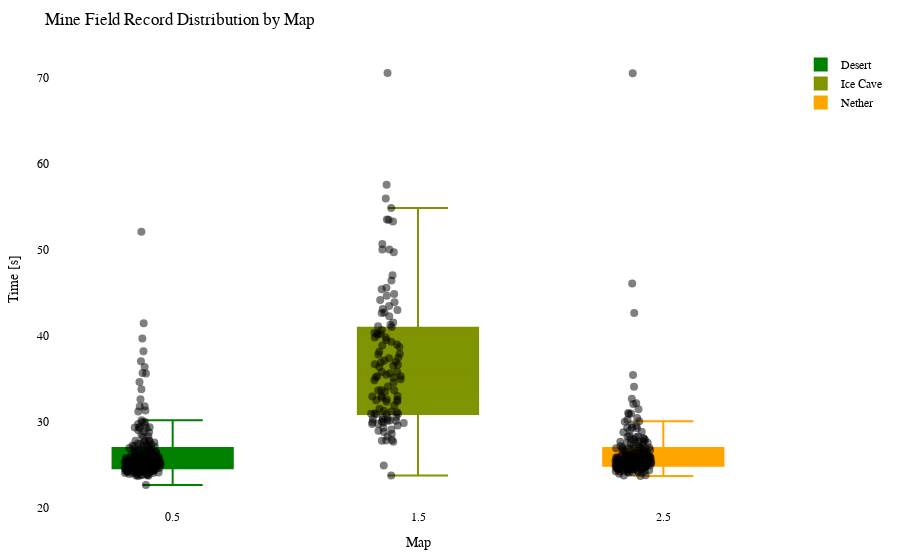

Here is the notebook cell this chart was saved with:
### Code cell
import plotly.graph_objects as go
import plotly.io as pio

df = getRecordsDataframe(minigame="Minenfeld")

# Calculate the offset for centering the data points
num_columns = len(df.columns)
offset = 0.5

# Create a Swarm plot using Plotly
fig = go.Figure()

cmap = LinearSegmentedColormap.from_list("green_orange", ["green", "orange"])
colors = [to_hex(cmap(i / (num_columns - 1))) for i in range(num_columns)]

for i, (column, color) in enumerate(zip(df.columns, colors)):
    x_values = [i + offset] * len(df[column])  # Adjust x-values with offset for horizontal centering
    fig.add_trace(go.Box(x=x_values,
                         y=df[column],
                         name=column,
                         boxpoints='all',
                         pointpos=-0.5,  # Adjust point position to prevent overlapping
                         marker=dict(color='rgba(0,0,0,0.5)', size=8),  # Adjust marker color and size
                         line=dict(color=color),
                         fillcolor=color,
                         hovertext=df_to_html.index,
                         hoverinfo='name+text+y',
                         showlegend=True))

fig.update_layout(title="Mine Field Record Distribution by Map",
                  xaxis=dict(title="Map"),
                  yaxis=dict(title="Time [s]"),
                  showlegend=True,
                  font=dict(family="Arial", size=12, color="black"),  # Customize font
                  plot_bgcolor="white",  # Set background color
                  margin=dict(l=50, r=50, t=50, b=50),  # Adjust margins for better layout
                  )


pio.show(fig)

pio.write_html(fig, "out/minef_swarm_plot.html")

### Figure 1 — Plotly figure (JSON) as saved in the notebook; plotly's stock layout.template omitted (floating-point values rounded to 4 significant figures; data arrays with more than 128 entries replaced by an {"elided": "..."} marker saying what was removed)
{"data": [{"boxpoints": "all", "fillcolor": "#008000", "hoverinfo": "name+text+y", "hovertext": {"elided": "212 str values"}, "line": {"color": "#008000"}, "marker": {"color": "rgba(0,0,0,0.5)", "size": 8}, "name": "Desert", "pointpos": -0.5, "showlegend": true, "type": "box", "x": {"elided": "212 float values"}, "y": {"elided": "212 float values"}}, {"boxpoints": "all", "fillcolor": "#809300", "hoverinfo": "name+text+y", "hovertext": {"elided": "212 str values"}, "line": {"color": "#809300"}, "marker": {"color": "rgba(0,0,0,0.5)", "size": 8}, "name": "Ice Cave", "pointpos": -0.5, "showlegend": true, "type": "box", "x": {"elided": "212 float values"}, "y": {"elided": "212 float values"}}, {"boxpoints": "all", "fillcolor": "#ffa500", "hoverinfo": "name+text+y", "hovertext": {"elided": "212 str values"}, "line": {"color": "#ffa500"}, "marker": {"color": "rgba(0,0,0,0.5)", "size": 8}, "name": "Nether", "pointpos": -0.5, "showlegend": true, "type": "box", "x": {"elided": "212 float values"}, "y": {"elided": "212 float values"}}], "layout": {"font": {"color": "black", "family": "Arial", "size": 12}, "margin": {"b": 50, "l": 50, "r": 50, "t": 50}, "plot_bgcolor": "white", "showlegend": true, "title": {"text": "Mine Field Record Distribution by Map"}, "xaxis": {"title": {"text": "Map"}}, "yaxis": {"title": {"text": "Time [s]"}}}}
